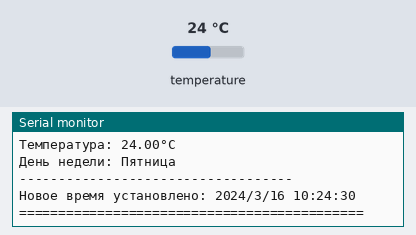
The sketch below on a simulated Arduino Uno, built with avr-gcc and run on an emulated ATmega328P. Parts: the last lines printed to the serial monitor. Inputs (shaded band) come from the test bench; at power-on: temperature 24 °C. The local clock reads 2024-03-15 10:24:30 at power-on unless the sketch sets it.

Above: at 1.2 s.
1.3 s: temperature set to 12 °C
At 1.9 s:
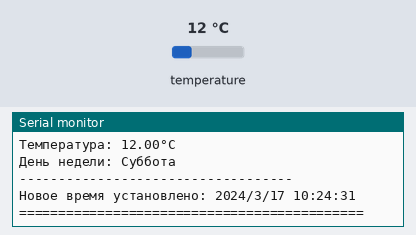
4.1 s: temperature set to 19 °C
At 4.1 s:
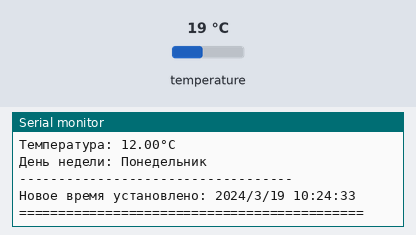
Timing chart, 0 to 7.1 s (numbered marks = the images above; inputs shaded):
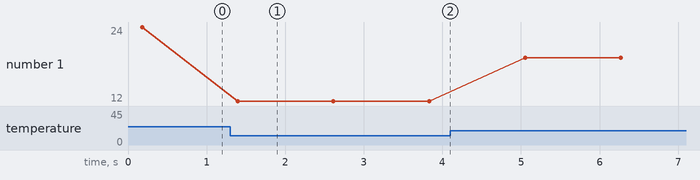

The sketch:

sketch_sep21a.ino
```cpp
#include <Wire.h>
#include <RTClib.h>

RTC_DS3231 rtc;

void setup() {
  Serial.begin(9600);
  // while (!Serial) {
  //   delay(10); // ждем инициализации Serial
  // }

  // Инициализация I2C
  Wire.begin();

  // // Инициализация RTC
  // if (!rtc.begin()) {
  //   Serial.println("Не удалось найти DS3231!");
  //   while (1);
  // }

  // // Проверяем, есть ли часы (если нет, устанавливаем текущее время)
  // if (rtc.lostPower()) {
  //   Serial.println("Часы сброшены! Устанавливаем текущее время.");
  //   rtc.adjust(DateTime(F(__DATE__), F(__TIME__)));
  // }

  Serial.println("DS3231 RTC - Система обновления времени запущена");
  Serial.println("============================================");
}

void loop() {
  DateTime now = rtc.now();

  // Выводим текущее время
  Serial.print("Текущее время: ");
  Serial.print(now.year(), DEC);
  Serial.print('/');
  Serial.print(now.month(), DEC);
  Serial.print('/');
  Serial.print(now.day(), DEC);
  Serial.print(" ");
  Serial.print(now.hour(), DEC);
  Serial.print(':');
  if (now.minute() < 10) Serial.print('0');
  Serial.print(now.minute(), DEC);
  Serial.print(':');
  if (now.second() < 10) Serial.print('0');
  Serial.print(now.second(), DEC);
  Serial.println();

  // Выводим температуру от датчика DS3231
  Serial.print("Температура: ");
  Serial.print(rtc.getTemperature());
  Serial.println("°C");

  // Выводим день недели
  Serial.print("День недели: ");
  switch(now.dayOfTheWeek()) {
    case 0: Serial.println("Воскресенье"); break;
    case 1: Serial.println("Понедельник"); break;
    case 2: Serial.println("Вторник"); break;
    case 3: Serial.println("Среда"); break;
    case 4: Serial.println("Четверг"); break;
    case 5: Serial.println("Пятница"); break;
    case 6: Serial.println("Суббота"); break;
    default: Serial.println("Неизвестно"); break;
  }

  Serial.println("-----------------------------------");

  // Увеличиваем время на 1 час
  DateTime newTime = now + TimeSpan(1, 0, 0, 0); // +1 час, 0 мин, 0 сек

  // Устанавливаем новое время в RTC
  rtc.adjust(newTime);

  Serial.print("Новое время установлено: ");
  Serial.print(newTime.year(), DEC);
  Serial.print('/');
  Serial.print(newTime.month(), DEC);
  Serial.print('/');
  Serial.print(newTime.day(), DEC);
  Serial.print(" ");
  Serial.print(newTime.hour(), DEC);
  Serial.print(':');
  if (newTime.minute() < 10) Serial.print('0');
  Serial.print(newTime.minute(), DEC);
  Serial.print(':');
  if (newTime.second() < 10) Serial.print('0');
  Serial.print(newTime.second(), DEC);
  Serial.println();
  Serial.println("============================================");

  // Ждем 1 секунду
  delay(1000);
}
```

Measured:
- after the input at 1.3 s, the serial monitor: prints a new line after 0.10 s (image 1)
- plotted number 1: 24 → 12 after the input at 1.3 s
